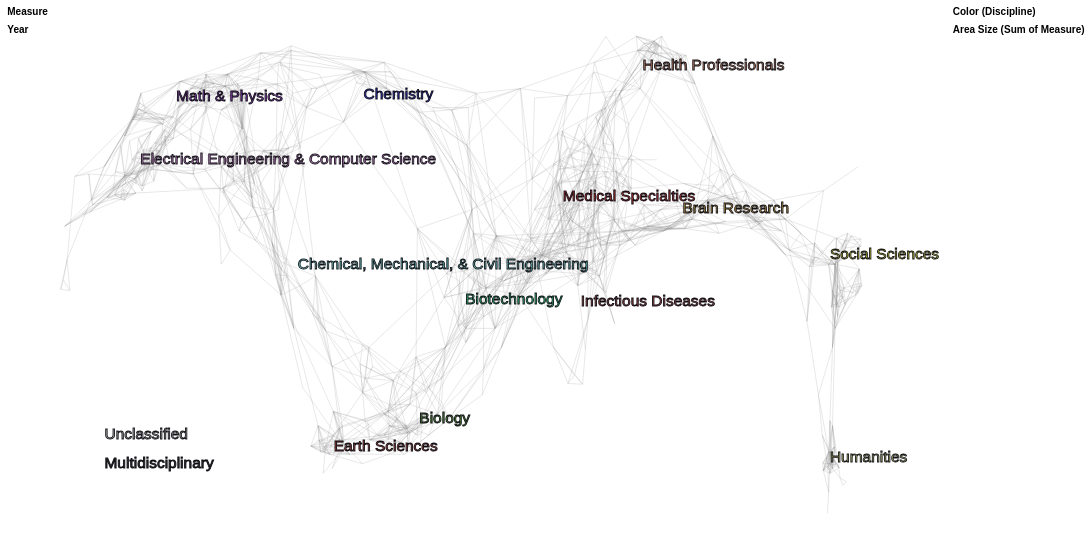

Vega-Lite specification for this chart:
### Vega-Lite specification from a JSON file in a GitHub repository (floating-point values rounded to 4 significant figures; data arrays with more than 128 entries replaced by an {"elided": "..."} marker saying what was removed)
{"$schema": "https://vega.github.io/schema/vega-lite/v4.json", "description": "The UCSD Map of Science visualization depicts a network of 554 subdiscipline nodes that are aggregated into 13 main disciplines of science. Each discipline has a distinct color and is labeled. Record sets (e.g., journal papers) are represented by circles centered at specific subdisciplines--matched based on journal names. The “Unclassified” and “Multidisciplinary” circles in the lower left represent all records that could not be matched and all records that were published in multidisciplinary journals such as Science, Nature, etc., respectively. Circle area is proportional to the number of papers, and the minimum and maximum values are given in the legend. Circle tooltips reveal the names of subdiscipline nodes.", "autosize": {"type": "fit", "resize": true, "contains": "padding"}, "padding": 8, "width": 1200, "height": 600, "config": {"view": {"strokeOpacity": 0}}, "resolve": {"scale": {"opacity": "independent"}}, "layer": [{"mark": "text", "data": {"name": "nodes"}, "selection": {"measure": {"type": "single", "fields": ["measure"], "bind": "legend", "init": {"measure": "# Citations"}, "empty": "none"}}, "encoding": {"opacity": {"field": "measure", "type": "ordinal", "legend": {"title": "Measure", "orient": "left", "symbolSize": 0}}}}, {"mark": "text", "data": {"name": "nodes"}, "transform": [{"filter": {"selection": "measure"}}], "selection": {"year": {"type": "multi", "fields": ["year"], "bind": "legend", "empty": "all"}}, "encoding": {"opacity": {"field": "year", "type": "ordinal", "sort": "descending", "legend": {"title": "Year", "orient": "left", "symbolSize": 0}}}}, {"mark": "point", "data": {"name": "nodes"}, "transform": [{"filter": {"selection": "measure"}}, {"filter": {"selection": "year"}}, {"lookup": "subd_id", "from": {"data": {"name": "subdisciplines"}, "key": "subd_id", "fields": ["x", "y", "subd_id", "subd_name", "disc_id"]}}, {"lookup": "disc_id", "from": {"data": {"name": "disciplines"}, "key": "disc_id", "fields": ["disc_name", "color"]}, "as": ["disc_name", "disc_color"]}, {"joinaggregate": [{"op": "count", "field": "disc_name", "as": "disc_count"}], "groupby": ["disc_name", "disc_color"]}], "selection": {"disc_name": {"type": "multi", "fields": ["disc_name"], "bind": "legend", "empty": "all"}}, "encoding": {"fill": {"field": "disc_name", "scale": {"range": {"field": "disc_color"}}, "legend": {"title": "Color (Discipline)", "symbolOffset": 10, "orient": "right"}}}}, {"mark": {"type": "rule", "color": "#9b9b9b", "strokeOpacity": 0.25}, "data": {"name": "subdisciplineEdges"}, "transform": [{"lookup": "subd_id1", "from": {"data": {"name": "subdisciplines"}, "key": "subd_id", "fields": ["x", "y", "weight"]}}, {"lookup": "subd_id2", "from": {"data": {"name": "subdisciplines"}, "key": "subd_id", "fields": ["x", "y"]}, "as": ["x2", "y2"]}], "encoding": {"x": {"field": "x", "type": "quantitative", "scale": {"domain": [100, 500]}, "axis": null}, "y": {"field": "y", "type": "quantitative", "scale": {"domain": [0, 275]}, "axis": null}, "x2": {"field": "x2", "type": "quantitative"}, "y2": {"field": "y2", "type": "quantitative"}, "strokeWidth": {"field": "weight", "type": "quantitative", "scale": null}}}, {"mark": "point", "data": {"name": "nodes"}, "transform": [{"filter": {"selection": "measure"}}, {"filter": {"selection": "year"}}, {"lookup": "subd_id", "from": {"data": {"name": "subdisciplines"}, "key": "subd_id", "fields": ["x", "y", "subd_id", "subd_name", "disc_id"]}}, {"lookup": "disc_id", "from": {"data": {"name": "disciplines"}, "key": "disc_id", "fields": ["disc_name", "color"]}, "as": ["disc_name", "disc_color"]}, {"filter": {"selection": "disc_name"}}], "encoding": {"x": {"field": "x", "type": "quantitative", "scale": {"domain": [100, 500]}, "axis": null}, "y": {"field": "y", "type": "quantitative", "scale": {"domain": [0, 275]}, "axis": null}, "shape": {"value": "circle"}, "strokeOpacity": {"value": 1}, "strokeWidth": {"value": 0.5}, "fillOpacity": {"value": 0.75}, "stroke": {"value": "#000007"}, "fill": {"field": "disc_name", "type": "nominal"}, "size": {"aggregate": "sum", "field": "measureCount", "scale": {"rangeMin": 20}, "legend": {"title": "Area Size (Sum of Measure)", "symbolOffset": 10, "orient": "right", "offset": 100}}, "tooltip": [{"field": "disc_name", "type": "nominal", "title": "Discipline"}, {"field": "subd_name", "type": "nominal", "title": "Subdiscipline"}, {"field": "measure", "type": "nominal", "title": "Measure"}, {"aggregate": "sum", "field": "measureCount", "title": "Sum of Measure"}]}}, {"mark": {"type": "text", "fontSize": 17, "fillOpacity": 0.75, "strokeOpacity": 0.9, "stroke": "#000007", "strokeWidth": 1, "align": "left", "baseline": "middle"}, "data": {"name": "disciplineLabels"}, "encoding": {"x": {"field": "x", "type": "quantitative", "scale": {"domain": [100, 500]}, "axis": null}, "y": {"field": "y", "type": "quantitative", "scale": {"domain": [0, 275]}, "axis": null}, "color": {"field": "color", "type": "nominal", "scale": null}, "text": {"field": "disc_name", "type": "nominal"}}}], "datasets": {"nodes": [], "disciplines": [{"disc_name": "Biology", "color": "#33820D", "alt_color": -2186398, "y": 62, "x": 278, "disc_id": 1}, {"disc_name": "Biotechnology", "color": "#07D46D", "alt_color": -11697, "y": 124, "x": 301, "disc_id": 2}, {"disc_name": "Medical Specialties", "color": "#D30706", "alt_color": -22784, "y": 177, "x": 350, "disc_id": 3}, {"disc_name": "Chemical, Mechanical, & Civil Engineering", "color": "#55D4D2", "alt_color": -39396, "y": 142, "x": 217, "disc_id": 4}, {"disc_name": "Chemistry", "color": "#0707D2", "alt_color": -2408414, "y": 230, "x": 250, "disc_id": 5}, {"disc_name": "Earth Sciences", "color": "#9B180F", "alt_color": -48328, "y": 48, "x": 235, "disc_id": 6}, {"disc_name": "Electrical Engineering & Computer Science", "color": "#D372D2", "alt_color": -44173, "y": 196, "x": 138, "disc_id": 7}, {"disc_name": "Brain Research", "color": "#D39827", "alt_color": -1146456, "y": 171, "x": 410, "disc_id": 8}, {"disc_name": "Humanities", "color": "#D3D46D", "alt_color": -1162327, "y": 42, "x": 484, "disc_id": 9}, {"disc_name": "Infectious Diseases", "color": "#8D1B18", "alt_color": -4970894, "y": 149, "x": 359, "disc_id": 10}, {"disc_name": "Math & Physics", "color": "#8E1BCE", "alt_color": -7260020, "y": 229, "x": 156, "disc_id": 11}, {"disc_name": "Health Professionals", "color": "#D36E44", "alt_color": -5483836, "y": 245, "x": 390, "disc_id": 12}, {"disc_name": "Social Sciences", "color": "#D3D406", "alt_color": -5014843, "y": 147, "x": 484, "disc_id": 13}, {"disc_name": "Multidisciplinary", "color": "#000000", "y": 40, "x": 110, "disc_id": 14}, {"disc_name": "Unclassified", "color": "#AAAAAA", "y": 55, "x": 110, "disc_id": 15}], "disciplineLabels": [{"disc_name": "Biology", "color": "#33820D", "lngshrt": -19.25, "lng": -19.8, "latshrt": -51.28, "y": 62, "lat": -54.29, "disc_id": 1, "x": 278}, {"disc_name": "Biotechnology", "color": "#07D46D", "lngshrt": 0.875, "lng": 0.9, "latshrt": -8.603, "y": 124, "lat": -9.109, "disc_id": 2, "x": 301}, {"disc_name": "Medical Specialties", "color": "#D30706", "lngshrt": 43.75, "lng": 45, "latshrt": 27.87, "y": 177, "lat": 29.51, "disc_id": 3, "x": 350}, {"disc_name": "Chemical, Mechanical, & Civil Engineering", "color": "#55D4D2", "lngshrt": -72.62, "lng": -74.7, "latshrt": 3.785, "y": 142, "lat": 4.008, "disc_id": 4, "x": 217}, {"disc_name": "Chemistry", "color": "#0707D2", "lngshrt": -43.75, "lng": -45, "latshrt": 64.35, "y": 230, "lat": 68.14, "disc_id": 5, "x": 250}, {"disc_name": "Earth Sciences", "color": "#9B180F", "lngshrt": -56.88, "lng": -58.5, "latshrt": -60.91, "y": 48, "lat": -64.49, "disc_id": 6, "x": 235}, {"disc_name": "Electrical Engineering & Computer Science", "color": "#D372D2", "lngshrt": -141.8, "lng": -145.8, "latshrt": 40.95, "y": 196, "lat": 43.36, "disc_id": 7, "x": 138}, {"disc_name": "Brain Research", "color": "#D39827", "lngshrt": 96.25, "lng": 99, "latshrt": 23.74, "y": 171, "lat": 25.14, "disc_id": 8, "x": 410}, {"disc_name": "Humanities", "color": "#D3D46D", "lngshrt": 161, "lng": 165.6, "latshrt": -65.04, "y": 42, "lat": -68.87, "disc_id": 9, "x": 484}, {"disc_name": "Infectious Diseases", "color": "#8D1B18", "lngshrt": 51.62, "lng": 53.1, "latshrt": 8.603, "y": 123, "lat": 9.109, "disc_id": 10, "x": 359}, {"disc_name": "Math & Physics", "color": "#8E1BCE", "lngshrt": -126, "lng": -129.6, "latshrt": 63.66, "y": 229, "lat": 67.41, "disc_id": 11, "x": 156}, {"disc_name": "Health Professionals", "color": "#D36E44", "lngshrt": 78.75, "lng": 81, "latshrt": 74.68, "y": 245, "lat": 79.07, "disc_id": 12, "x": 390}, {"disc_name": "Social Sciences", "color": "#D3D406", "lngshrt": 161, "lng": 165.6, "latshrt": 7.227, "y": 147, "lat": 7.652, "disc_id": 13, "x": 484}, {"disc_name": "Multidisciplinary", "color": "#000000", "y": 39, "x": 120, "disc_id": -2}, {"disc_name": "Unclassified", "color": "#AAAAAA", "y": 54, "x": 120, "disc_id": -1}], "subdisciplines": {"elided": "556 records"}, "subdisciplineEdges": {"elided": "2276 records"}}}
